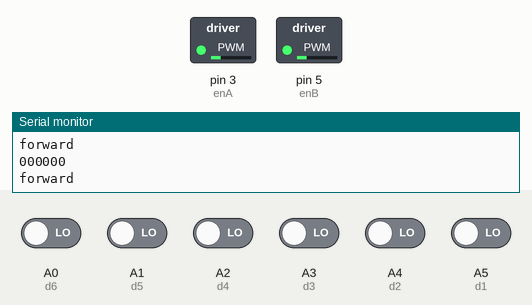
This sketch was run on a simulated Arduino Uno, built with avr-gcc and run on an emulated ATmega328P. Parts: switched loads named in the sketch (green lamp = pin HIGH), the last lines printed to the serial monitor. The test bench sets the inputs (shaded band); at power-on: A0 (d6), A1 (d5), A2 (d4), A3 (d3), A4 (d2), A5 (d1) LOW.

Above: at 1.2 s.
1.3 s: A0 (d6) driven HIGH
At 2.1 s:
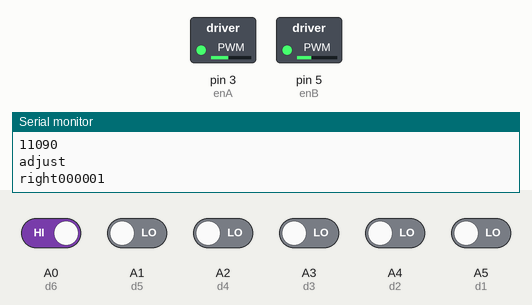
2.8 s: A0 (d6) driven LOW
At 4.0 s:
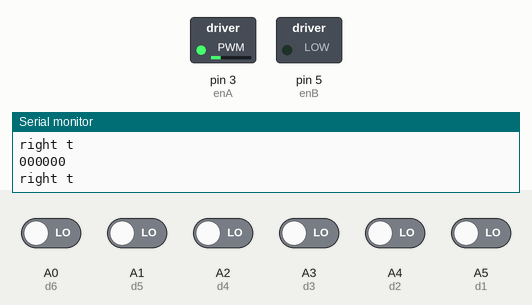
4.3 s: A3 (d3) driven HIGH
At 5.4 s:
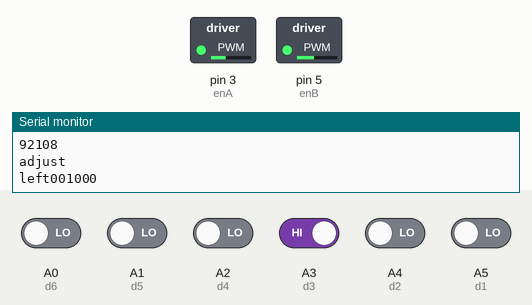
5.9 s: A1 (d5) driven HIGH
At 7.1 s:
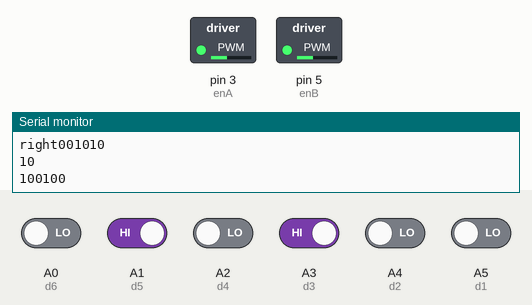
8.9 s: A2 (d4) driven HIGH
At 10.1 s:
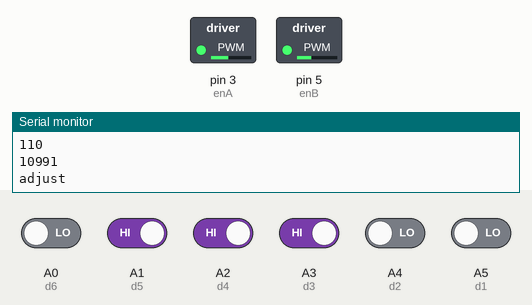
10.4 s: A1 (d5) driven LOW
At 11.1 s:
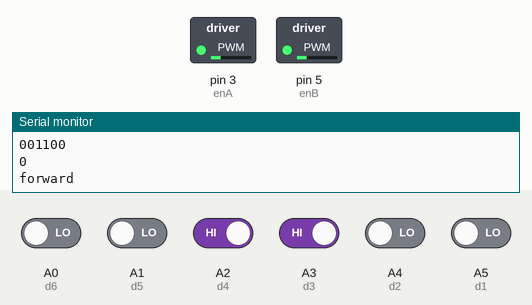
Timing chart, 0 to 12.9 s (numbered marks = the images above; inputs shaded):
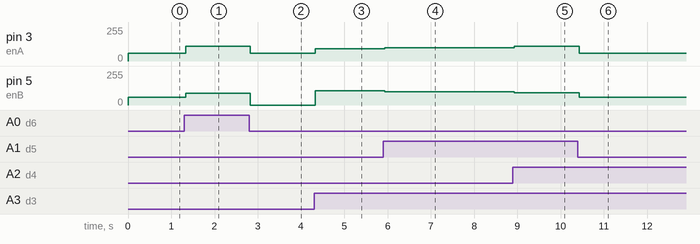

The sketch:

6_array_using_position.ino
```cpp
int d1=A5;
int d2=A4;
int d3=A3;
int d4=A2;
int d5=A1;
int d6=A0;


int m1 =8;
int m2 =9;
int m3 =10;
int m4 =11;
int enA =3;
int enB =5;
int Amotor_speed=100;
int Bmotor_speed=100;
int motor_speed=100;
int cor=3;
int pos=0;
char r = 'u';
void setup() {
  // put your setup code here, to run once:
  pinMode(d1,INPUT);
  pinMode(d2,INPUT);
  pinMode(d3,INPUT);
  pinMode(d4,INPUT);
  pinMode(d5,INPUT);
  pinMode(d6,INPUT);

  Serial.begin(9600);

}

void loop() {
  // put your main code here, to run repeatedly:
    Amotor_speed=100;
    Bmotor_speed=100;
    motor_speed=60;
    pos=0;
  int a1=digitalRead(d1);
  int a2=digitalRead(d2);
  int a3=digitalRead(d3);
  int a4=digitalRead(d4);
  int a5=digitalRead(d5);
  int a6=digitalRead(d6);

  Serial.print(a1);
  Serial.print(a2);
  Serial.print(a3);
  Serial.print(a4);
  Serial.print(a5);
  Serial.println(a6);


  //corner sensor
  if(a1==1){
    cor=0;
  }
  if(a6==1){
    cor=1;
  }


  if(a1==0 && a2==0 && a3==0 && a4==0 && a5==0&& a6==0){
      if(cor==1){
      Amotor_speed=100;
      Bmotor_speed=100;
      motor_speed=60;
      right();
      }
      else if(cor==0){
      Amotor_speed=100;
      Bmotor_speed=100;
      motor_speed=60;
      left();
      }
      else if(cor==3){forward();}

  }
  else{
    if(a4==1){
      pos+=100;
    }
    if(a5==1){
      pos+=110;
    }
    if(a6==1){
      pos+=120;
    }

    if(a1==1){
      pos-=120;
    }
    if(a2==1){
      pos-=110;
    }
    if(a3==1){
      pos-=100;
    }
    Serial.println(pos);
    if(pos==0){
      forward();
    }
    else if(pos>=0){

          Bmotor_speed-=pos/12;
          Amotor_speed+=pos/12;
          Serial.print(Amotor_speed);
          Serial.println(Bmotor_speed);
          adjust(Amotor_speed,Bmotor_speed);
          Serial.print("right");
    }
    else if(pos<=0){
          pos=pos*-1;
          Amotor_speed-=pos/12;
          Bmotor_speed+=pos/12;
          Serial.print(Amotor_speed);
          Serial.println(Bmotor_speed);
          adjust(Amotor_speed,Bmotor_speed);
          Serial.print("left");


    }


  }

}


void forward(){
  analogWrite(enA,motor_speed);
  analogWrite(enB,motor_speed);
  digitalWrite(m1,LOW);
  digitalWrite(m2,HIGH);
  digitalWrite(m3,HIGH);
  digitalWrite(m4,LOW);
  Serial.println("forward");
  //delay(200);
}
void forwardcn(int Amotor_speed,int Bmotor_speed){
  analogWrite(enA,Amotor_speed);
  analogWrite(enB,Bmotor_speed);
  digitalWrite(m1,LOW);
  digitalWrite(m2,HIGH);
  digitalWrite(m3,HIGH);
  digitalWrite(m4,LOW);
  Serial.println("forwards"+r);
  //delay(200);
}

void right(){
  analogWrite(enA,motor_speed);
  analogWrite(enB,0);
  digitalWrite(m1,HIGH);
  digitalWrite(m2,LOW);
  digitalWrite(m3,LOW);
  digitalWrite(m4,LOW);
  Serial.println("right t");
}
void rights(){
  analogWrite(enA,70);
  analogWrite(enB,0);
  digitalWrite(m1,LOW);
  digitalWrite(m2,HIGH);
  digitalWrite(m3,LOW);
  digitalWrite(m4,LOW);
  Serial.println("right s");
}
void rightu(){
  analogWrite(enA,motor_speed);
  analogWrite(enB,motor_speed);
  digitalWrite(m1,LOW);
  digitalWrite(m2,HIGH);
  digitalWrite(m3,LOW);
  digitalWrite(m4,HIGH);
  Serial.println("right U");
}

void left(){
  analogWrite(enA,0);
  analogWrite(enB,motor_speed);
  digitalWrite(m1,LOW);
  digitalWrite(m2,LOW);
  digitalWrite(m3,HIGH);
  digitalWrite(m4,LOW);
  Serial.println("left t");
}
void lefts(){
  analogWrite(enA,0);
  analogWrite(enB,70);
  digitalWrite(m1,LOW);
  digitalWrite(m2,LOW);
  digitalWrite(m3,HIGH);
  digitalWrite(m4,LOW);
  Serial.println("left s");
}
void leftu(){
  analogWrite(enA,motor_speed);
  analogWrite(enB,motor_speed);
  digitalWrite(m1,HIGH);
  digitalWrite(m2,LOW);
  digitalWrite(m3,HIGH);
  digitalWrite(m4,LOW);
  Serial.println("left U");
}

void adjust(int a, int b){
  analogWrite(enA,a);
  analogWrite(enB,b);
  digitalWrite(m1,HIGH);
  digitalWrite(m2,LOW);
  digitalWrite(m3,HIGH);
  digitalWrite(m4,LOW);
  Serial.println("adjust");
}
```

Measured:
- after the input at 1.3 s, pin 3 (enA): 60/255 → 110/255 at once; pin 5 (enB): 60/255 → 90/255 at once
- after the input at 2.8 s, pin 3 (enA): 110/255 → 60/255 at once; pin 5 (enB): 90/255 → 0/255 at once
- after the input at 4.3 s, pin 3 (enA): 60/255 → 92/255 at once; pin 5 (enB): 0/255 → 108/255 at once
- after the input at 5.9 s, pin 3 (enA): 92/255 → 100/255 at once; pin 5 (enB): 108/255 → 100/255 at once
- after the input at 8.9 s, pin 3 (enA): 100/255 → 109/255 at once; pin 5 (enB): 100/255 → 91/255 at once
- after the input at 10.4 s, pin 3 (enA): 109/255 → 60/255 at once; pin 5 (enB): 91/255 → 60/255 at once
